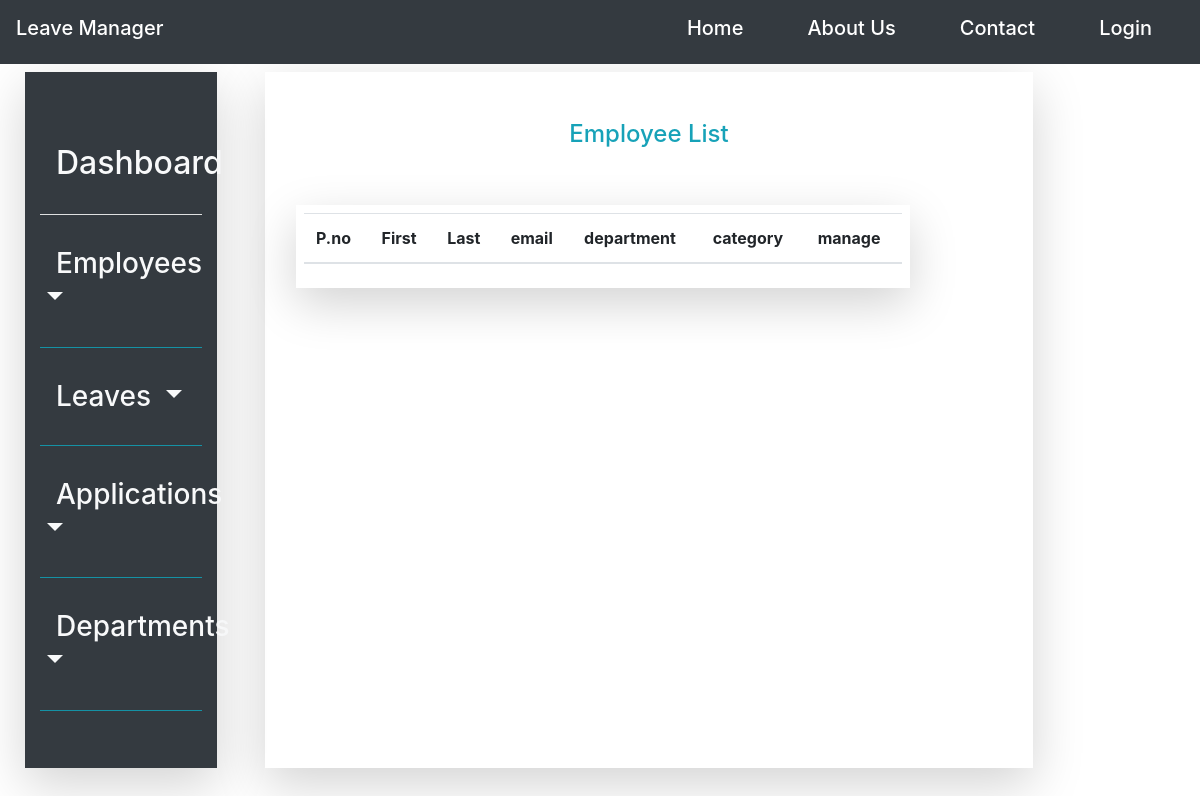
Before: /employee/list with the older database file.
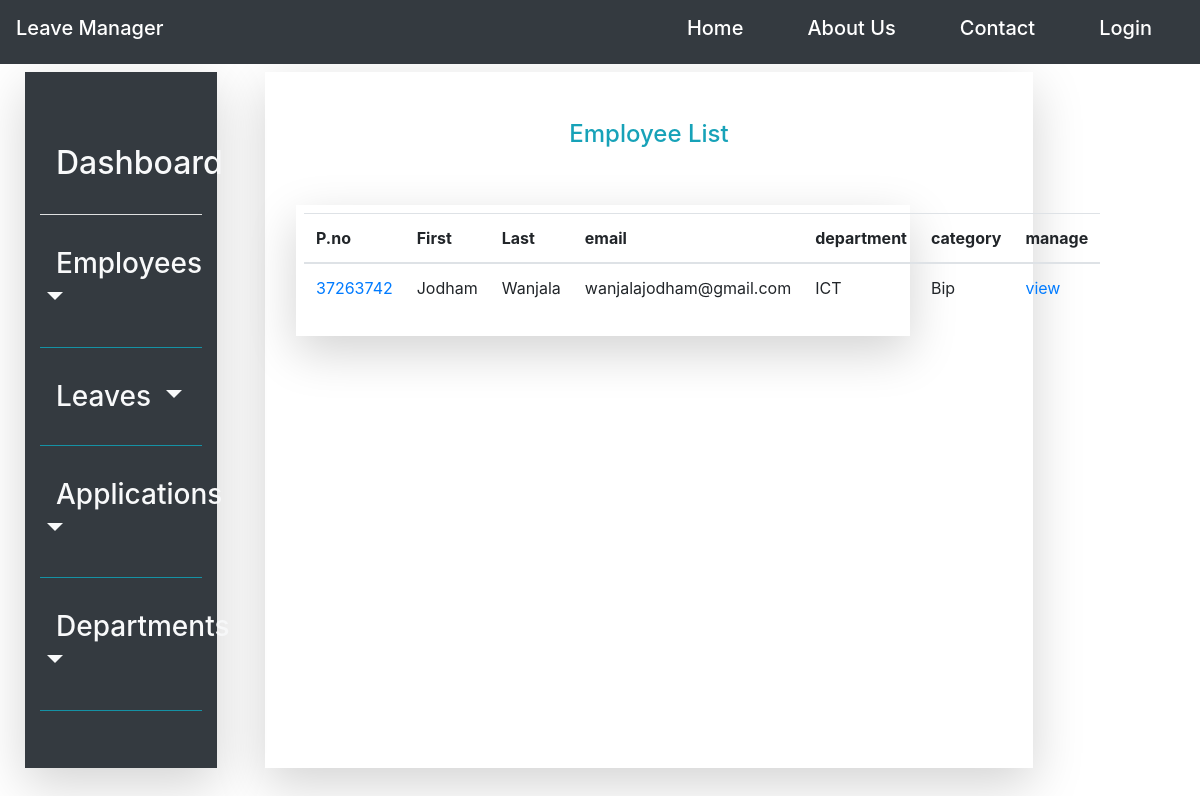
After: the same page with the newer database file.
### leave_management_app/models.py (models this page shows, shortened)
class Employee(models.Model):
    user = models.ForeignKey(User, null=True, on_delete=models.SET_NULL)
    emp_personal_no = models.CharField(max_length=20, primary_key=True)
    employee_firstname = models.CharField(max_length=20)
    employee_lastname = models.CharField(max_length=20)
    employee_email = models.EmailField()
    employee_department_id = models.ForeignKey(Department, on_delete=models.CASCADE, null=True)
    employee_designation = models.CharField(max_length=6)
    employee_gender = models.CharField(choices=gender, max_length=6)
    employee_category = models.CharField(choices=employee_category_list, max_length=10)
    date_created = models.DateTimeField(default=timezone.now)
    date_employed = models.DateField(default=timezone.now)
    is_active = models.BooleanField(default=True)

class Department(models.Model):
    department_name = models.CharField(max_length=100)
    branch_id = models.ForeignKey(Organisation_branch, on_delete=models.CASCADE)
    def __str__(self):
        return self.department_name

### leave_management_app/views.py (the view)
# urls.py: path('employee/list', EmployeeListView.as_view(), name='employee_list'),
class EmployeeListView(ListView):
    model = Employee
    context_object_name = 'employees'
    ordering = '-date_created'
    template_name = 'employee_list.html'
    paginate_by = 10

### leave_management_app/templates/leave_management_app/employee_list.html (shortened to what this page needs)
{%extends 'leave_management_app/base.html'%}
    {%block content%}
<div class="row p-4" style="height: 95vh; width: 100%; background-color: white; background-attachment: fixed;">
        {%block navbar%}
            {%include 'navigation/sidenav.html'%}
        {%endblock navbar%}
    <div class="col-lg-8 mt-3 ml-5 shadow-lg">
        <div class="py-5 text-center"><label class="text-info h4">Employee List</label></div>
            <div class="row ml-3">
        <div class="col-md-10 p-2 shadow-lg">
            <table class="table">
              <thead>
                <tr>
                  <th scope="col">P.no</th>
                  <th scope="col">First</th>
                  <th scope="col">Last</th>
                  <th scope="col">email</th>
                  <th scope="col">department</th>
                   <th scope="col">category</th>
                    <th scope="col">manage</th>
                </tr>
              </thead>
              <tbody>
              {%for employee in employees %}
                <tr>
                  <td><a href="#">{{employee.emp_personal_no}}</a></td>
                  <td>{{employee.employee_firstname}}</td>
                  <td>{{employee.employee_lastname}}</td>
                  <td>{{employee.employee_email}}</td>
                  <td>{{employee.employee_department_id}}</td>
                  <td>{{employee.employee_category }}</td>
                  <td><a class="" href="{%url 'employee_detail' employee.emp_personal_no%}">view</a></td>
                </tr>
                {% endfor %}
              </tbody>
            </table>
        </div>
    </div>
    </div>
</div>
    {%endblock content%}

Changed rows visible on the page:
added Employee: emp_personal_no "37263742", employee_firstname "Jodham", employee_lastname "Wanjala", employee_email "wanjalajodham@gmail.com", employee_department_id "ICT", employee_category "Bip"
